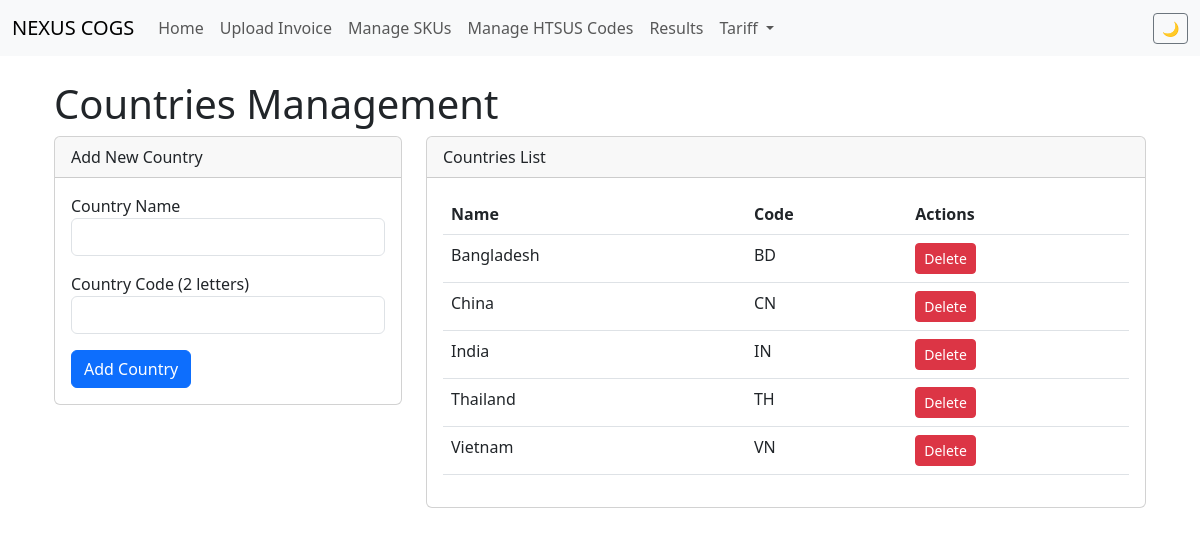
Page /tariff/countries/ on the committed database.
### tariff/models.py (models this page shows, shortened)
class Country(models.Model):
    name = models.CharField(max_length=100, unique=True)
    code = models.CharField(max_length=2, unique=True)  # ISO code
    created_at = models.DateTimeField(auto_now_add=True)
    class Meta:
        ordering = ['name']
        verbose_name_plural = "Countries"

### tariff/views.py (the view, shortened to what this page needs)
# urls.py: path('countries/', views.countries_view, name='tariff_countries'),
def countries_view(request):
    countries = Country.objects.all()
    return render(request, 'tariff/countries.html', {'countries': countries})

### templates/tariff/countries.html (shortened to what this page needs)
{% extends 'base.html' %}
{% block content %}
<div class="container">
    <h1>Countries Management</h1>
    <div class="row">
        <div class="col-md-4">
            <div class="card">
                <div class="card-header">Add New Country</div>
                <div class="card-body">
                    <form method="post">
                        <div class="mb-3">
                            <label>Country Name</label>
                            <input type="text" name="name" class="form-control" required>
                        </div>
                        <div class="mb-3">
                            <label>Country Code (2 letters)</label>
                            <input type="text" name="code" class="form-control" maxlength="2" required>
                        </div>
                        <button type="submit" name="add_country" class="btn btn-primary">Add Country</button>
                    </form>
                </div>
            </div>
        </div>
        <div class="col-md-8">
            <div class="card">
                <div class="card-header">Countries List</div>
                <div class="card-body">
                    <table class="table">
                        <thead>
                            <tr>
                                <th>Name</th>
                                <th>Code</th>
                                <th>Actions</th>
                            </tr>
                        </thead>
                        <tbody>
                            {% for country in countries %}
                            <tr>
                                <td>{{ country.name }}</td>
                                <td>{{ country.code }}</td>
                                <td>
                                    <form method="post" style="display:inline;">
                                        <button type="submit" name="delete_country" class="btn btn-sm btn-danger">Delete</button>
                                    </form>
                                </td>
                            </tr>
                            {% empty %}
                            <tr>
                                <td colspan="3">No countries added yet</td>
                            </tr>
                            {% endfor %}
                        </tbody>
                    </table>
                </div>
            </div>
        </div>
    </div>
</div>
{% endblock %}

### templates/base.html (style rules this page uses)
* { transition: background-color 0.3s ease, color 0.3s ease, border-color 0.3s ease; }

### rows in the picture
Country: name "Bangladesh", code "BD"
Country: name "China", code "CN"
Country: name "India", code "IN"
Country: name "Thailand", code "TH"
Country: name "Vietnam", code "VN"
